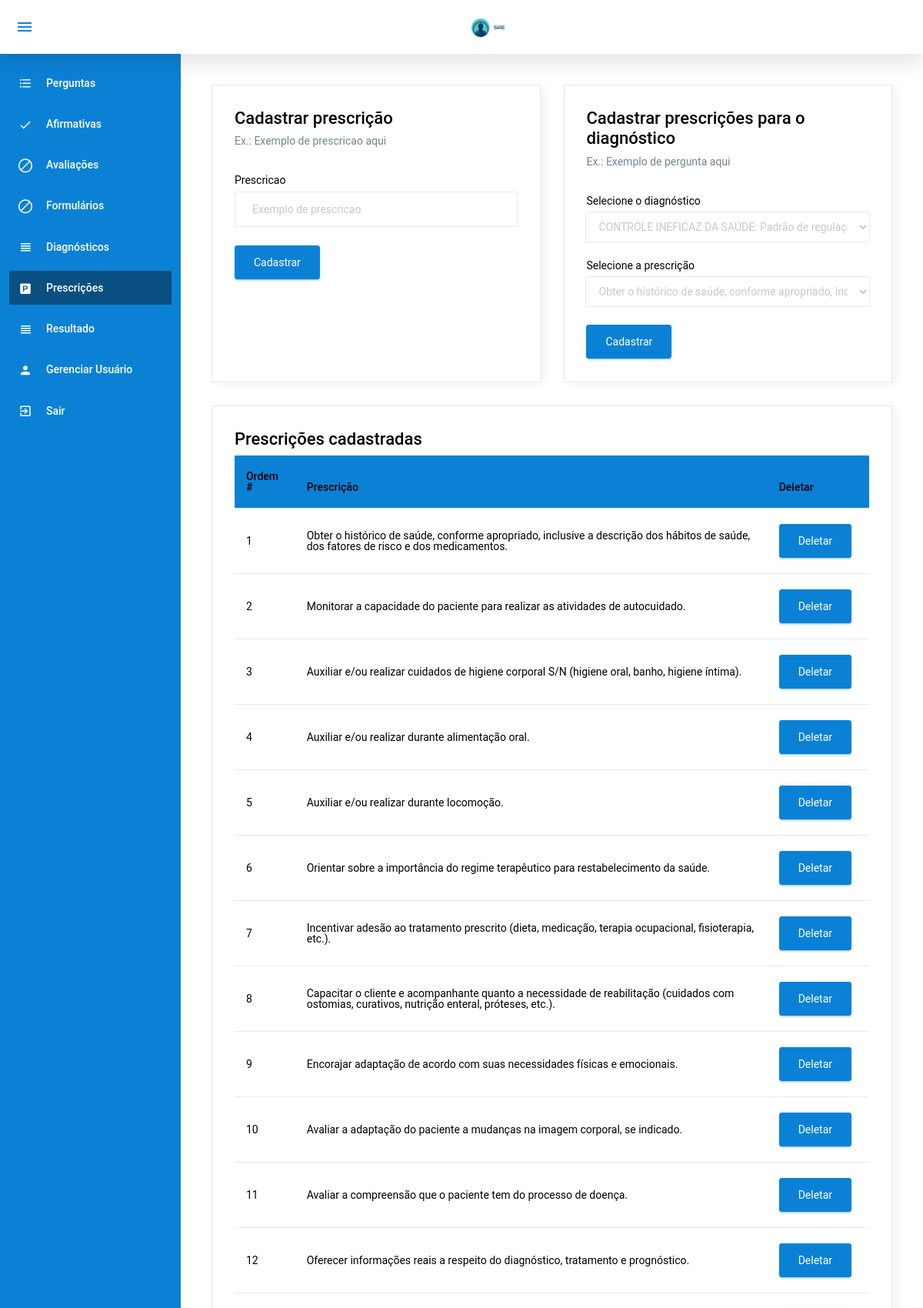
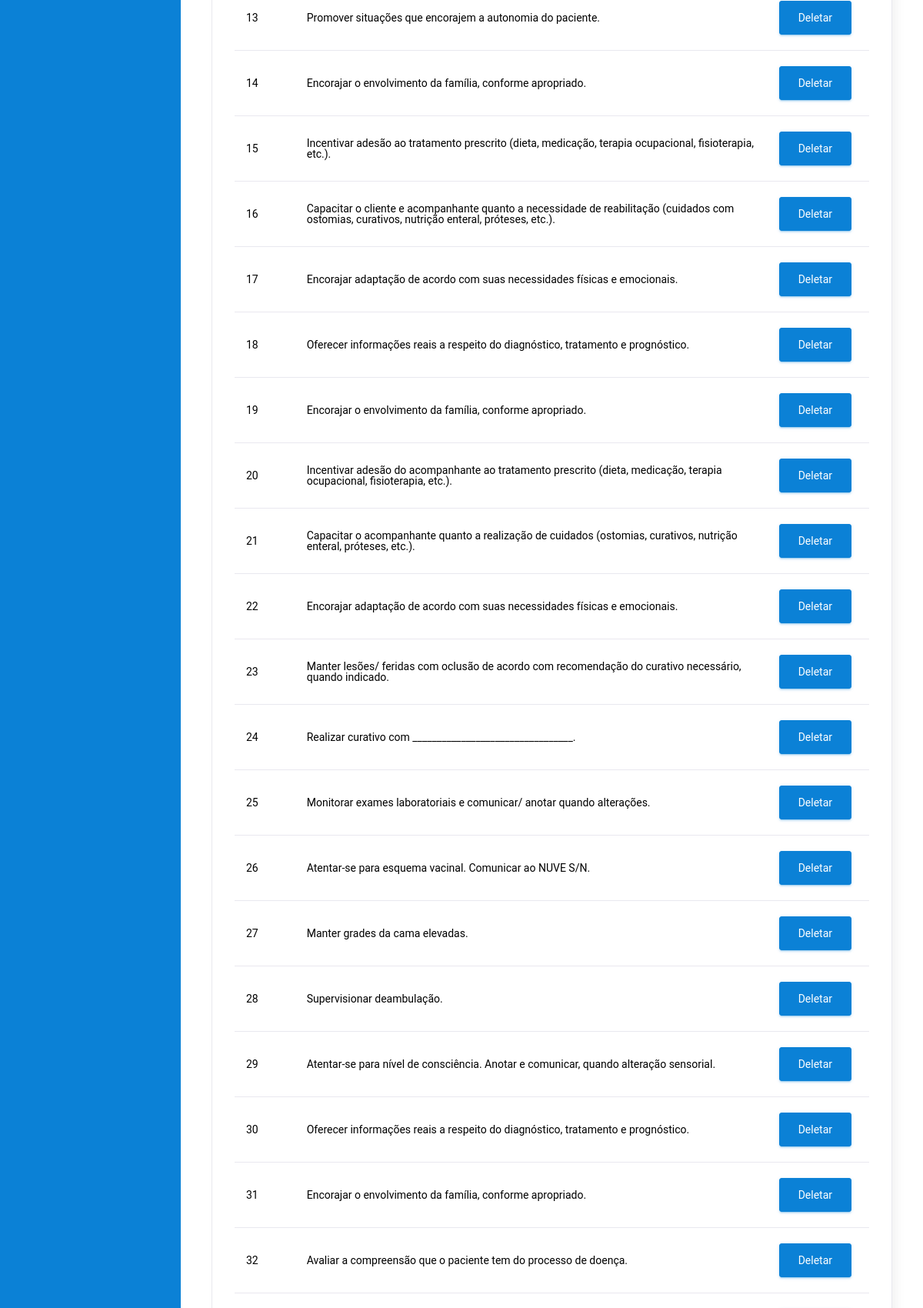
Page /prescricao/Prescricao.php (signed in, upper part) on the committed database (2 pictures, top to bottom).
### tables this page shows
CREATE TABLE `prescricao` (
  `IdPrescricao` int(11) NOT NULL,
  `Descricao` varchar(300) NOT NULL
);

### config/BD.php (called while the page is built, shortened)
<?php
	class BancoDados{
		public static function obterConexao(){
			if(isset($conexao) == false){
				$conexao = new PDO("mysql:dbname=u989534060_sae;host=localhost","root","",array(PDO::MYSQL_ATTR_INIT_COMMAND => "SET NAMES utf8"));
				$conexao->setAttribute(PDO::ATTR_ERRMODE, PDO::ERRMODE_EXCEPTION);
			}
			return $conexao;
		}
	}
?>

### model/DiagnosticoModel.php (called while the page is built, shortened)
<?php
	require_once $_SERVER["DOCUMENT_ROOT"] . "/sae/config/BD.php";
	class DiagnosticoModel{
		private $bd;
		 function __construct(){
		 	$this->bd = BancoDados::obterConexao();
		 }
		 public function listarTodos(){
		 	$listar = $this->bd->query("SELECT * from diagnostico");
		 	$res = $listar->fetchAll(PDO::FETCH_ASSOC);
		 	return $res;
		 }
	}
?>

### model/PrescricaoModel.php (called while the page is built, shortened)
<?php
	require_once $_SERVER["DOCUMENT_ROOT"] . "/sae/config/BD.php";
	class PrescricaoModel{
		private $bd;
		 function __construct(){
		 	$this->bd = BancoDados::obterConexao();
		 }
		 public function listarTodos(){
		 	$listar = $this->bd->query("SELECT * from prescricao");
		 	$res = $listar->fetchAll(PDO::FETCH_ASSOC);
		 	return $res;
         }
	}
?>

### prescricao/CadastrarPrescricaoDiagnostico.php (the view)
<?php
    require_once $_SERVER["DOCUMENT_ROOT"] . "/sae/model/DiagnosticoModel.php";
    require_once $_SERVER["DOCUMENT_ROOT"] . "/sae/model/PrescricaoModel.php";
    $diagnostico = new DiagnosticoModel();
    $prescricao = new PrescricaoModel();
    $resDiagnostico = $diagnostico->listarTodos();
    $resPrescricao = $prescricao->listarTodos();
?>
<div class="card">
    <div class="card-body">
        <h4>Cadastrar prescrições para o diagnóstico</h4>
            <p class="card-description">
                Ex.: Exemplo de pergunta aqui
            </p>
            <form class="forms-sample" method="post" action="../controller/PrescricaoDiagnosticoController.php?acao=cadastrar">
                <div class="form-group">
                    <label for="inputPergunta">Selecione o diagnóstico</label>
                    <select class="form-control" name="idDiagnostico">
                        <?php
                            foreach ($resDiagnostico as $Diagnostico) {
                                echo '<option value="' .  $Diagnostico['IdDiagnostico'] . '">' . $Diagnostico['Descricao'] .'</option>';
                            }
                        ?>
                    </select>
                </div>
                <div class="form-group">
                    <label for="selectTipoPergunta">Selecione a prescrição</label>
                    <select class="form-control" name="idPrescricao">
                        <?php
                            foreach ($resPrescricao as $Prescricao) {
                                echo '<option value="' .  $Prescricao['IdPrescricao'] . '">' . $Prescricao['Descricao'] .'</option>';
                            }
                        ?>
                      </select>
                </div>
            <button type="submit" class="btn btn-primary mr-2">Cadastrar</button>
        </form>
    </div>
</div>

### prescricao/TabelaPrescricao.php (shortened to what this page needs)
<?php
    require_once $_SERVER["DOCUMENT_ROOT"] . "/sae/model/PrescricaoModel.php";
    $prescricao = new PrescricaoModel();
    $resPrescricao = $prescricao->listarTodos();
?>
<div class="card">
    <div class="card-body">
        <h4>Prescrições cadastradas</h4>
        <div class="table-responsive">
            <table id="order-listing" class="table display">
                <thead>
                    <tr>
                        <th>Ordem #</th>
                        <th>Prescrição</th>
                        <th>Deletar</th>
                    </tr>
                </thead>
                <tbody>
                    <?php
                        $ordem = 0;
                            foreach($resPrescricao as $prescricao){
                            $ordem++;
                    ?>
                        <tr>
                            <td><?php echo $ordem;?></td>
                            <td><?php echo $prescricao['Descricao'];?></td>
                            <td>
                                <form class="forms-sample" method="post" action="../controller/PrescricaoController.php?acao=deletar">
                                    <button type="submit" class="btn btn-primary mr-2">Deletar</button>
                                </form>
                            </td>
                        </tr>
                    <?php } ?>
                </tbody>
            </table>
        </div>
    </div>
</div>

### rows in the picture
prescricao: Descricao "Obter o histórico de saúde, conforme apropriado, inclusive a descrição dos hábitos de saúde, dos fatores de risco e dos medicamentos."
prescricao: Descricao "Monitorar a capacidade do paciente para realizar as atividades de autocuidado."
prescricao: Descricao "Auxiliar e/ou realizar cuidados de higiene corporal S/N (higiene oral, banho, higiene íntima)."
prescricao: Descricao "Auxiliar e/ou realizar durante alimentação oral."
prescricao: Descricao "Auxiliar e/ou realizar durante locomoção."
prescricao: Descricao "Orientar sobre a importância do regime terapêutico para restabelecimento da saúde."
prescricao: Descricao "Incentivar adesão ao tratamento prescrito (dieta, medicação, terapia ocupacional, fisioterapia, etc.)."
prescricao: Descricao "Capacitar o cliente e acompanhante quanto a necessidade de reabilitação (cuidados com ostomias, curativos, nutrição enteral, próteses, etc.)."
prescricao: Descricao "Encorajar adaptação de acordo com suas necessidades físicas e emocionais."
prescricao: Descricao "Avaliar a adaptação do paciente a mudanças na imagem corporal, se indicado."
prescricao: Descricao "Avaliar a compreensão que o paciente tem do processo de doença."
prescricao: Descricao "Oferecer informações reais a respeito do diagnóstico, tratamento e prognóstico."
prescricao: Descricao "Promover situações que encorajem a autonomia do paciente."
prescricao: Descricao "Encorajar o envolvimento da família, conforme apropriado."
prescricao: Descricao "Incentivar adesão ao tratamento prescrito (dieta, medicação, terapia ocupacional, fisioterapia, etc.)."
prescricao: Descricao "Capacitar o cliente e acompanhante quanto a necessidade de reabilitação (cuidados com ostomias, curativos, nutrição enteral, próteses, etc.)."
prescricao: Descricao "Encorajar adaptação de acordo com suas necessidades físicas e emocionais."
prescricao: Descricao "Oferecer informações reais a respeito do diagnóstico, tratamento e prognóstico."
prescricao: Descricao "Encorajar o envolvimento da família, conforme apropriado."
prescricao: Descricao "Incentivar adesão do acompanhante ao tratamento prescrito (dieta, medicação, terapia ocupacional, fisioterapia, etc.)."
prescricao: Descricao "Capacitar o acompanhante quanto a realização de cuidados (ostomias, curativos, nutrição enteral, próteses, etc.)."
prescricao: Descricao "Encorajar adaptação de acordo com suas necessidades físicas e emocionais."
prescricao: Descricao "Manter lesões/ feridas com oclusão de acordo com recomendação do curativo necessário, quando indicado."
prescricao: Descricao "Realizar curativo com _________________________________."
prescricao: Descricao "Monitorar exames laboratoriais e comunicar/ anotar quando alterações."
prescricao: Descricao "Atentar-se para esquema vacinal. Comunicar ao NUVE S/N."
prescricao: Descricao "Manter grades da cama elevadas."
prescricao: Descricao "Supervisionar deambulação."
prescricao: Descricao "Atentar-se para nível de consciência. Anotar e comunicar, quando alteração sensorial."
prescricao: Descricao "Oferecer informações reais a respeito do diagnóstico, tratamento e prognóstico."
prescricao: Descricao "Encorajar o envolvimento da família, conforme apropriado."
prescricao: Descricao "Avaliar a compreensão que o paciente tem do processo de doença."

### other values in the picture
form field idDiagnostico "CONTROLE INEFICAZ DA SAÚDE: Padrão de regulação e integração à vida diária de um regime terapêutico para tratamento de doenças e suas sequelas que é insatisfatório para alcançar metas específicas de saúde."
form field idPrescricao "Obter o histórico de saúde, conforme apropriado, inclusive a descrição dos hábitos de saúde, dos fatores de risco e dos medicamentos."
